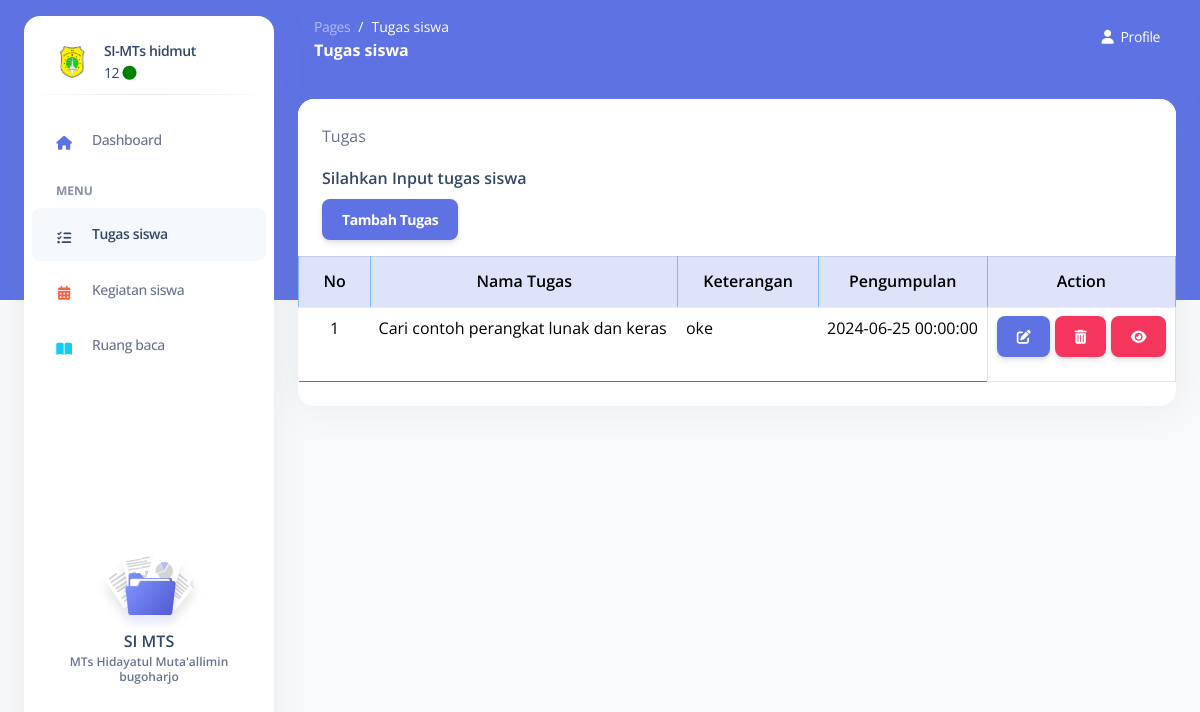
Page /detail-tugas-siswa.php?id_pengajar=4 (signed in) on the committed database.
### tables this page shows
CREATE TABLE `tugas` (
  `ID_TUGAS` int(11) NOT NULL,
  `ID_PENGAJAR` int(11) DEFAULT NULL,
  `NAMA_TUGAS` varchar(500) DEFAULT NULL,
  `KETERANGAN_TUGAS` text DEFAULT NULL,
  `TANGGAL_PENGUMPULAN` datetime DEFAULT NULL
);

### detail-tugas-siswa.php (the view, shortened to what this page needs)
<?php
include_once ('koneksi.php');
$id_p = isset($_GET['id_pengajar']) ? $_GET['id_pengajar'] : null;
?>
<!DOCTYPE html>
<html lang="en">
<head>
    <link href="public/front-end/assets/css/nucleo-icons.css" rel="stylesheet" />
    <link href="public/front-end/assets/css/nucleo-svg.css" rel="stylesheet" />
    <link href="https://stackpath.bootstrapcdn.com/bootstrap/4.5.2/css/bootstrap.min.css" rel="stylesheet">
    <link id="pagestyle" href="public/front-end/assets/css/argon-dashboard.css?v=2.0.4" rel="stylesheet" />
</head>
<body class="g-sidenav-show   bg-gray-100">
    <aside
        class="sidenav bg-white navbar navbar-vertical navbar-expand-xs border-0 border-radius-xl my-3 fixed-start ms-4 "
        id="sidenav-main">
        <div class="sidenav-header">
            <a class="navbar-brand m-0">
                <div class="d-flex align-items-center">
                    <img src="public/front-end/assets/img/logomts.svg" class="navbar-brand-img h-100" alt="main_logo">
                    <div class="ms-3">
                        <span class="font-weight-bold d-block">SI-MTs hidmut</span>
                        <span>
                            <?php echo htmlspecialchars($_SESSION['a_global']->NIP); ?>
                            <i class="fas fa-circle" style="color: green;"></i>
                        </span>
                    </div>
                </div>
            </a>
        </div>
        <hr class="horizontal dark mt-0">
        <div class="collapse navbar-collapse w-auto" id="sidenav-collapse-main">
            <ul class="navbar-nav">
                <li class="nav-item">
                    <a class="nav-link " href="dashboard-guru.php">
                        <div
                            class="icon icon-shape icon-sm border-radius-md text-center me-2 d-flex align-items-center justify-content-center">
                            <i class="fas fa-home text-primary text-sm opacity-10"></i>
                        </div>
                        <span class="nav-link-text ms-1">Dashboard</span>
                    </a>
                </li>
                <li class="nav-item mt-3">
                    <h6 class="ps-4 ms-2 text-uppercase text-xs font-weight-bolder opacity-6">Menu</h6>
                </li>
                <li class="nav-item">
                    <a class="nav-link active"  href="tugas-siswa.php">
                        <div
                            class="icon icon-shape icon-sm border-radius-md text-center me-2 d-flex align-items-center justify-content-center">
                            <i class="fas fa-tasks text-dark text-sm opacity-10"></i>
                        </div>
                        <span class="nav-link-text ms-1">Tugas siswa</span>
                    </a>
                </li>
                <li class="nav-item">
                    <a class="nav-link" href="kegiatan-siswa.php">
                        <div
                            class="icon icon-shape icon-sm border-radius-md text-center me-2 d-flex align-items-center justify-content-center">
                            <i class="fas fa-calendar-alt text-warning text-sm opacity-10"></i>
                        </div>
                        <span class="nav-link-text ms-1">Kegiatan siswa</span>
                    </a>
                </li>
                <li class="nav-item">
                    <a class="nav-link" href="ruang-baca.php">
                        <div
                            class="icon icon-shape icon-sm border-radius-md text-center me-2 d-flex align-items-center justify-content-center">
                            <i class="fas fa-book-open text-info text-sm opacity-10"></i>
                        </div>
                        <span class="nav-link-text ms-1">Ruang baca</span>
                    </a>
                </li>
            </ul>
        </div>
        <div class="sidenav-footer mx-3 ">
            <div class="card card-plain shadow-none" id="sidenavCard">
                <img class="w-50 mx-auto" src="public/front-end/assets/img/illustrations/icon-documentation.svg"
                    alt="sidebar_illustration">
                <div class="card-body text-center p-3 w-100 pt-0">
                    <div class="docs-info">
                        <h6 class="mb-0">SI MTS</h6>
                        <p class="text-xs font-weight-bold mb-0">MTs Hidayatul Muta'allimin bugoharjo</p>
                    </div>
                </div>
            </div>
        </div>
    </aside>
    <main class="main-content position-relative border-radius-lg ">
        <nav class="navbar navbar-main navbar-expand-lg px-0 mx-4 shadow-none border-radius-xl " id="navbarBlur"
            data-scroll="false">
            <div class="container-fluid py-1 px-3">
                <nav aria-label="breadcrumb">
                    <ol class="breadcrumb bg-transparent mb-0 pb-0 pt-1 px-0 me-sm-6 me-5">
                        <li class="breadcrumb-item text-sm"><a class="opacity-5 text-white"
                                href="javascript:;">Pages</a></li>
                        <li class="breadcrumb-item text-sm text-white active" aria-current="page">Tugas siswa</li>
                    </ol>
                    <h6 class="font-weight-bolder text-white mb-0">Tugas siswa</h6>
                </nav>
                <li class="nav-item dropdown pe-0 d-flex ">
                    <a href="javascript:;" class="nav-link text-white p-0" id="dropdownMenuButton"
                        data-bs-toggle="dropdown" aria-expanded="false">
                        <i class="fa fa-user me-sm-1"></i>
                        <span class="d-sm-inline d-none text-white">Profile</span>
                    </a>
                </li>
            </div>
        </nav>
        <div class="container-fluid py-4">
            <div class="row">
                <div class="col-12">
                    <div class="card mb-4">
                        <div class="card-header pb-0">
                            <p>Tugas</p>
                            <h6>Silahkan Input tugas siswa</h6>
                            <button type="button" class="btn btn-primary" data-toggle="modal"
                                data-target="#addTugasModal">Tambah Tugas</button>
                        </div>
                        <div class="card-body px-0 pt-0 pb-2">
                            <div class="table-responsive">
                                <table class="table table-bordered">
                                    <thead class="table-primary">
                                        <tr>
                                            <th class="text-center">No</th>
                                            <th class="text-center">Nama Tugas</th>
                                            <th class="text-center">Keterangan</th>
                                            <th class="text-center">Pengumpulan</th>
                                            <th class="text-center">Action</th>
                                        </tr>
                                    </thead>
                                    <tbody>
                                        <?php
                                        $no = 1;
                                        $tugas = mysqli_query($koneksi, "SELECT * FROM tugas JOIN PENGAJAR ON PENGAJAR.ID_PENGAJAR = TUGAS.ID_PENGAJAR WHERE PENGAJAR.ID_PENGAJAR = $id_p");
                                        if (mysqli_num_rows($tugas) > 0) {
                                            while ($row = mysqli_fetch_array($tugas)) {
                                                ?>
                                                <tr>
                                                    <td class="text-center" style="color: black;"><?php echo $no++; ?></td>
                                                    <td style="color: black;">
                                                        <?php echo wordwrap($row['NAMA_TUGAS'], 40, "<br>"); ?>
                                                    </td>
                                                    <td style="color: black;">
                                                        <?php echo wordwrap($row['KETERANGAN_TUGAS'], 40, "<br>"); ?>
                                                    </td>
                                                    <td class="text-center" style="color: black;">
                                                        <?php echo $row['TANGGAL_PENGUMPULAN']; ?>
                                                    </td>
                                                    <td class="text-center border-bottom border-left border-right">
                                                        <div>
                                                            <button type="button" class="btn btn-primary" data-toggle="modal"
                                                                data-target="#editTugasModal<?php echo $row['ID_TUGAS']; ?>">
                                                                <i class="fas fa-edit"></i>
                                                            </button>
                                                            <button type="button" class="btn btn-danger" data-toggle="modal"
                                                                data-target="#deleteTugasModal<?php echo $row['ID_TUGAS']; ?>">
                                                                <i class="fas fa-trash-alt"></i>
                                                            </button>
                                                            <a href="pengumpulan-tugas-siswa.php?idt=<?php echo $row['ID_TUGAS']; ?>&?idp=<?php echo $row['ID_PENGAJAR']; ?>"
                                                                class="btn btn-danger">
                                                                <i class="fas fa-eye"></i>
                                                            </a>
                                                        </div>
                                                    </td>
                                                </tr>
                                                <?php
                                            }
                                        }
                                        ?>
                                    </tbody>
                                </table>
                            </div>
                        </div>
                    </div>
                </div>
            </div>
        </div>
    </main>
</body>
</html>

### public/front-end/assets/css/nucleo-svg.css (style rules this page uses)
.icon { display: inline-block; color: #111111; height: 1em; width: 1em; }
.icon-sm { height: 0.8em; width: 0.8em; }
.icon { fill: currentColor; stroke: none; }

### rows in the picture
tugas: NAMA_TUGAS "Cari contoh perangkat lunak dan keras", KETERANGAN_TUGAS "oke", TANGGAL_PENGUMPULAN "2024-06-25 00:00:00"

### other values in the picture
$_SESSION['a_global']->NIP "12"
